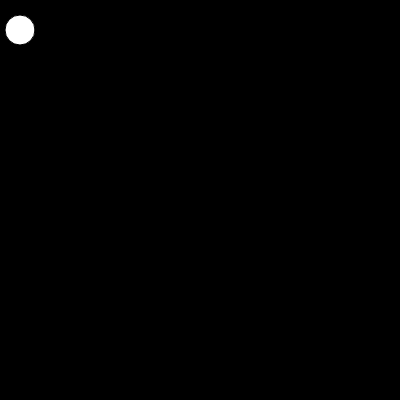
Frame 1 (no input)
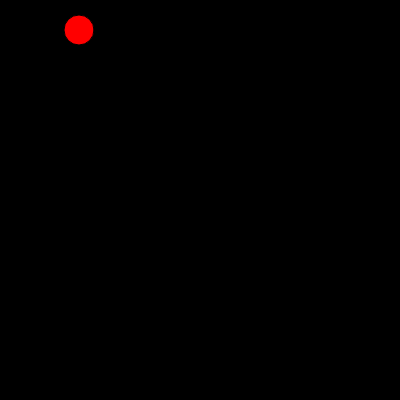
Frame 60 (no input)
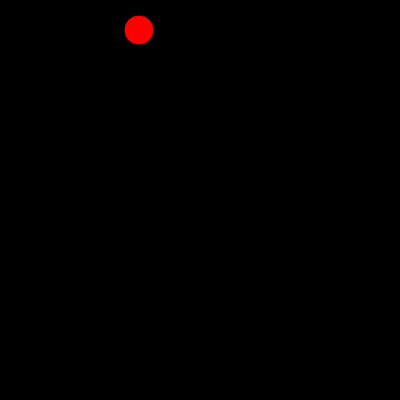
Frame 120 (the mouse pressed at the canvas centre since frame 60)

The p5.js sketch that drew these frames (run headless with seeded random() and noise() and a simulated clock; from frame 60 on, the mouse is pressed at the canvas centre):

// p5.js sketch
// ── sketch.js
var ball={
x:20,
y:30,
r:30,
xspeed:0,
yspeed:0,
color:["red","blue","green","purple"]
};
function setup(){
  createCanvas(400,400);
}


function draw (){
  background("black")
  circle(ball.x,ball.y,ball.r)
  fill(ball.color[0])
  ball.xspeed=1;
  ball.x=ball.x+ball.xspeed
}
